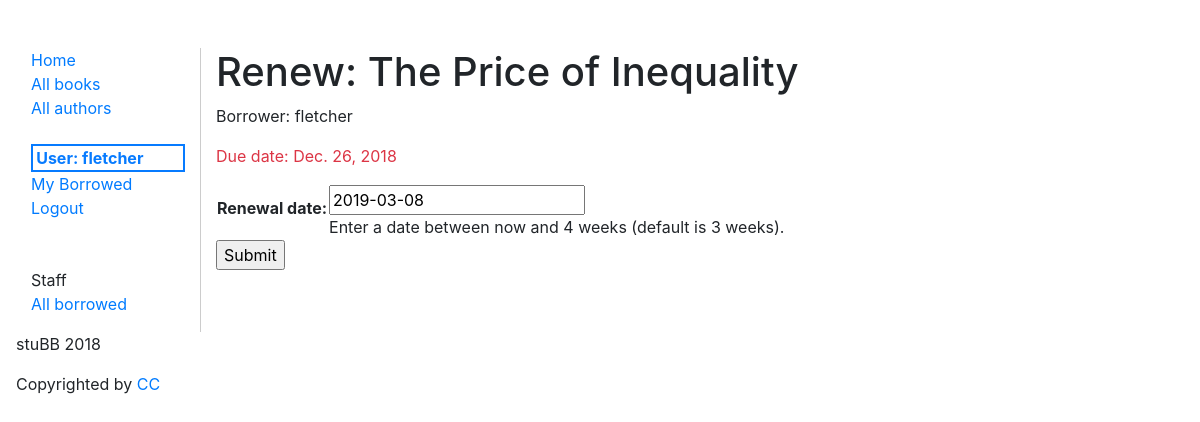
Page /catalog/book/cd1b6aea-b3bd-4c0e-956a-05460c4a5229/renew/ (signed in) on the earlier database version.
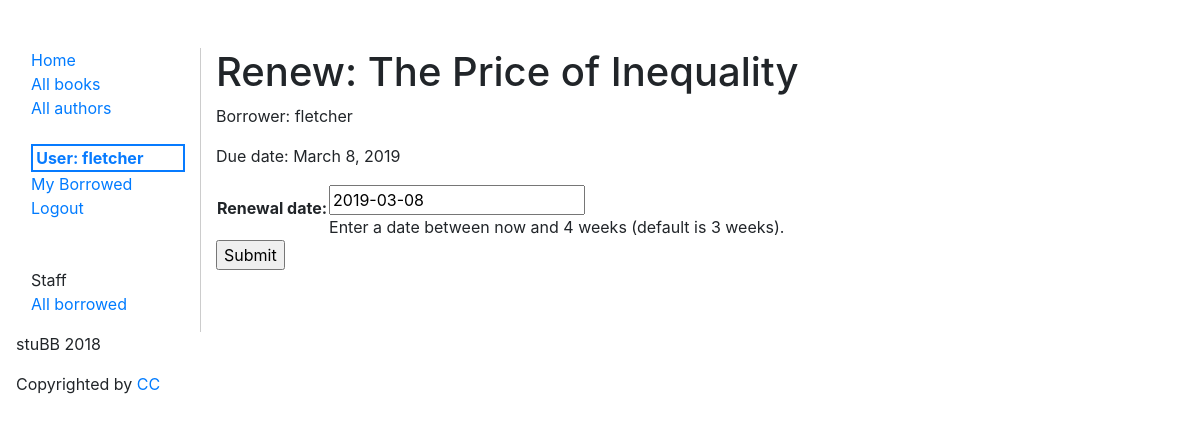
Same page on the later database version.
### catalog/models.py (models this page shows, shortened)
class BookInstance(models.Model):
  id = models.UUIDField(primary_key=True, default=uuid.uuid4,
                        help_text="Unique ID for this particular book across whole library")
  book = models.ForeignKey('Book', on_delete=models.SET_NULL, null=True)
  imprint = models.CharField(max_length=200)
  due_back = models.DateField(null=True, blank=True)
  borrower = models.ForeignKey(User, on_delete=models.SET_NULL, null=True, blank=True)
  @property
  def is_overdue(self):
    if self.due_back and date.today() > self.due_back:
      return True
    return False
  LOAN_STATUS = (
    ('d', 'Maintenance'),
    ('o', 'On loan'),
    ('a', 'Available'),
    ('r', 'Reserved'),
  )
  status = models.CharField(max_length=1, choices=LOAN_STATUS, blank=True, default='d', help_text='Book availability')
  class Meta:
    ordering = ["due_back"]
    permissions = (("can_mark_returned", "Set book as returned"),)

class Book(models.Model):
  title = models.CharField(max_length=200)
  author = models.ForeignKey('Author', on_delete=models.SET_NULL, null=True)
  summary = models.TextField(max_length=1000, help_text="Enter a brief description of the book")
  isbn = models.CharField('ISBN', max_length=14,
                          help_text='13 Character <a href="https://www.isbn-international.org/content/what-isbn">ISBN number</a>')
  genre = models.ManyToManyField(Genre, help_text="Select a genre for this book")
  subject = models.CharField(max_length=100, null=True, blank=True)
  publisher = models.CharField(max_length=250, null=True, blank=True)
  contributor = models.CharField(max_length=200, null=True, blank=True, help_text="An entity responsible for making contributions to the content of the resource.")
  date = models.DateField(null=True, blank=True,)
  type = models.CharField(max_length=60, null=True, blank=True, help_text="Genre")
  format = models.CharField(max_length=60, null=True, blank=True, help_text="Format may include the media-type or dimensions of the resource.")
  source = models.CharField(max_length=60, null=True, blank=True)
  language = models.CharField(max_length=60, null=True, blank=True)
  relation = models.CharField(max_length=60, null=True, blank=True, help_text="A reference to a related resource.")
  coverage = models.CharField(max_length=250, null=True, blank=True, help_text="Coverage will typically include spatial location (a place name or geographic coordinates), temporal period (a period label, date, or date range) or jurisdiction (such as a named administrative entity).")
  rights = models.CharField(max_length=250, null=True, blank=True, help_text="A Rights element will contain a rights management statement for the resource, or reference a service providing such information.")
  class Meta:
    ordering = ['title']
  def display_genre(self):
    """Note: Getting the genre may not be a good idea here, because
      of the "cost" of the database operation. We're showing you how because
      calling functions in your models can be very useful for other reasons —
      for example to add a Delete link next to every item in the list."""
    """Creates a string for the Genre. This is required to display genre in Admin."""
    return ', '.join([genre.name for genre in self.genre.all()[:3]])
  display_genre.short_description = 'Genre'

### catalog/views.py (the view)
# urls.py: path('book/<uuid:pk>/renew/', views.renew_book_librarian, name='renew-book'),
@login_required
def renew_book_librarian(request, pk):
    book_instance = get_object_or_404(BookInstance, pk=pk)
    if request.method == 'POST':
        form = RenewBookForm(request.POST)
        if form.is_valid():
            book_instance.due_back = form.cleaned_data['renewal_date']
            book_instance.save()
            return HttpResponseRedirect(reverse('all-borrowed') )
    else:
        proposed_renewal_date = datetime.date.today() + datetime.timedelta(weeks=3)
        form = RenewBookForm(initial={'renewal_date': proposed_renewal_date})
    context = {
        'form': form,
        'book_instance': book_instance,
    }
    return render(request, 'catalog/book_renew_librarian.html', context)

### catalog/forms.py (shortened to what this page needs)
class RenewBookForm(forms.Form):
  renewal_date = forms.DateField(help_text="Enter a date between now and 4 weeks (default is 3 weeks).")

### templates/catalog/book_renew_librarian.html (shortened to what this page needs)
{% extends "catalog/base.html" %}
{% block content %}
  <h1>Renew: {{ book_instance.book.title }}</h1>
  <p>Borrower: {{ book_instance.borrower }}</p>
  <p class="{% if book_instance.is_overdue %}text-danger{% endif %}">
    Due date: {{ book_instance.due_back }}</p>
  <form action="" method="post">
    <table>
    {{ form.as_table }}
    </table>
    <input type="submit" value="Submit">
  </form>
{% endblock %}

Differences in the rows shown:
changed BookInstance "The Price of Inequality": due_back "Dec. 26, 2018" → "March 8, 2019"
